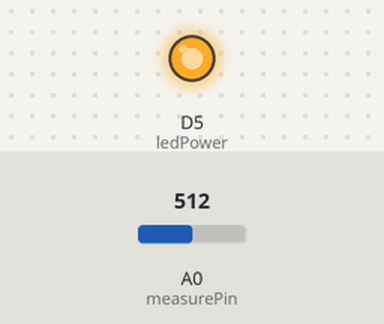
This sketch was run on a simulated ESP8266 (Wemos D1 mini). Parts: output pins drawn as LEDs (lit = HIGH). The inputs (shaded band) are chosen by the test bench; at power-on: A0 (measurePin) = 512. What the sketch prints to the serial monitor is not drawn.

Above: at 0.1 s.
Timing chart, 0 to 1.6 s (numbered marks = the images above):
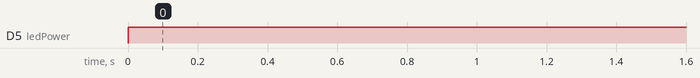

Measured:
- by itself, D5 (ledPower): LOW → HIGH at 0.00 s

The sketch:

GP2Y1010AU0F-no-lib-with-voltage-devider.ino
```cpp
#include <Arduino.h>

int measurePin = A0;
int ledPower = D5;

unsigned int samplingTime = 280;
unsigned int deltaTime = 40;
unsigned int sleepTime = 9680;

float voMeasured = 0;
float calcVoltage = 0;
float voRawVoltage = 0;
float dustDensity = 0;

float afterDividedMaxVoltage = 1;
float realOriginalSensorVoltage = 5;

#ifdef ESP8266
float analogPinVoltMaxRange = 3.3; //tested on wemos d1 r2
#else
float analogPinVoltMaxRange = 5;
#endif

void setup(){
  Serial.begin(9600);
  pinMode(ledPower,OUTPUT);
}

void loop(){


  digitalWrite(ledPower,LOW);
  delayMicroseconds(samplingTime);

  voMeasured = analogRead(measurePin);

  delayMicroseconds(deltaTime);
  digitalWrite(ledPower,HIGH);
  delayMicroseconds(sleepTime);

  voRawVoltage = voMeasured * (analogPinVoltMaxRange/1024);
  calcVoltage = (voRawVoltage * realOriginalSensorVoltage/afterDividedMaxVoltage);
  dustDensity = 0.17*calcVoltage-0.1;

  if ( dustDensity < 0)
  {
    dustDensity = 0.00;
  }

  Serial.print("Raw Signal Value (0-1023): ");
  Serial.print(voMeasured);

  Serial.print(" Raw Voltage Devided: ");
  Serial.print(voRawVoltage);

  Serial.print(" Real Voltage: ");
  Serial.print(calcVoltage);

  Serial.print(" Dust Density: ");
  Serial.println(dustDensity);

  delay(1000);
}
```
